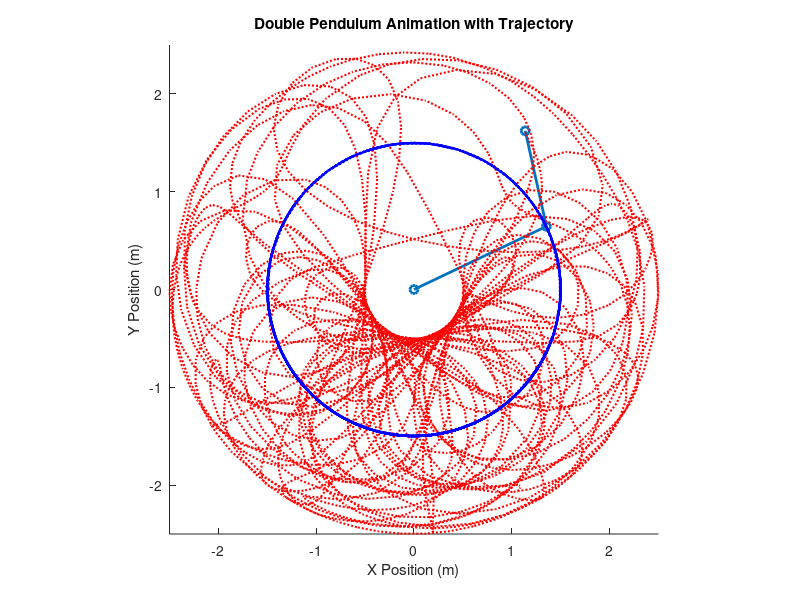

This figure's MATLAB source:
function double_pendulum_model
    % Parameters
    l1 = 1.5; l2 = 1; % Lengths (m)
    m1 = 1, m2 = 0.5; % Masses (kg)
    g = 9.81; % Gravitational acceleration (m/s^2)
    theta1 = pi/4; %setting angles for the masses to the normal line
    theta2 = pi/4; 
    omega1 = 0; %setting initial angular velocities
    omega2 = 0;
    initial_conditions = [theta1, theta2, omega1,omega2];
    tspan = [0 60]; % time range of simulation 
    
    % Solve the system
    [t, y] = ode45(@(t, y) equations_of_motion(t, y, l1, l2, m1, m2, g), tspan, initial_conditions);
    %ode45 helps to solve system of differential equations. 
    % equation of motion (__,___,___) is function, tspan is second parameter (time), and initial_conditions is last parameter
  
   
    % Visualize the results
    animate_double_pendulum_with_trajectory(t, y, l1, l2);
end

function dydt = equations_of_motion(~, y, l1, l2, m1, m2, g) % represents function of motion
    % Unpack variables
    theta1 = y(1); omega1 = y(2); theta2 = y(3); omega2 = y(4);
    delta = theta2 - theta1;

    % Equations of motion (understand these)
    den1 = l1 * (2*m1 + m2 - m2*cos(2*delta));
    dydt(1) = omega1;
    dydt(2) = (-g*(2*m1 + m2)*sin(theta1) - m2*g*sin(theta1-2*theta2) ...
              - 2*sin(delta)*m2*(omega2^2*l2 + omega1^2*l1*cos(delta))) / den1;

    den2 = l2 * (2*m1 + m2 - m2*cos(2*delta));
    dydt(3) = omega2;
    dydt(4) = (2*sin(delta)*(omega1^2*l1*(m1+m2) + g*(m1+m2)*cos(theta1) ...
              + omega2^2*l2*m2*cos(delta))) / den2;

    dydt = dydt(:); % Return column vector
end

function animate_double_pendulum(t, y, l1, l2) %this function is not getting called
    theta1 = y(:, 1);
    theta2 = y(:, 3);
    x1 = l1 * sin(theta1);
    y1 = -l1 * cos(theta1);
    x2 = x1 + l2 * sin(theta2);
    y2 = y1 - l2 * cos(theta2);

    figure;
    for i = 1:length(t)
        plot([0 x1(i) x2(i)], [0 y1(i) y2(i)], '-o', 'LineWidth', 2);
        axis equal;
        axis([-l1-l2 l1+l2 -l1-l2 l1+l2]);
        pause(0.05);
    end
end

function animate_double_pendulum_with_trajectory(t, y, l1, l2)
    % Extract angles and compute positions of the pendulum masses
    theta1 = y(:, 1);
    theta2 = y(:, 3);
    x1 = l1 * sin(theta1);
    y1 = -l1 * cos(theta1);
    x2 = x1 + l2 * sin(theta2);
    y2 = y1 - l2 * cos(theta2);

    % Initialize the figure
    figure;
    hold on;
    
    % Initialize pendulum rods and masses
    h_pendulum = plot([0, x1(1), x2(1)], [0, y1(1), y2(1)], '-o', 'LineWidth', 2); 
    % Initialize trajectory as a dotted line
    h_trajectory = plot(x2(1), y2(1), ':r', 'LineWidth', 1.5); 
    h_trajectory2 = plot(x1(1), y1(1), ':b', 'LineWidth', 1.5); 

    axis equal;
    axis([-l1-l2, l1+l2, -l1-l2, l1+l2]);
    xlabel('X Position (m)');
    ylabel('Y Position (m)');
    title('Double Pendulum Animation with Trajectory');

    % Speed control: time scaling factor
    playback_speed = 0.05; % Adjust this value to slow down or speed up

    % Animation loop
    for i = 1:length(t)
        % Update pendulum positions
        set(h_pendulum, 'XData', [0, x1(i), x2(i)], 'YData', [0, y1(i), y2(i)]);
        
        % Update trajectory (all past positions of m2 up to current time)
        set(h_trajectory, 'XData', x2(1:i), 'YData', y2(1:i)); 
        set(h_trajectory2, 'XData', x1(1:i), 'YData', y1(1:i)); 
        
        % Refresh the plot
        drawnow;

        % Pause to control playback speed
        if i > 1
            pause(playback_speed * (t(i) - t(i-1))); % Scales with the time step
        end
    end
end
